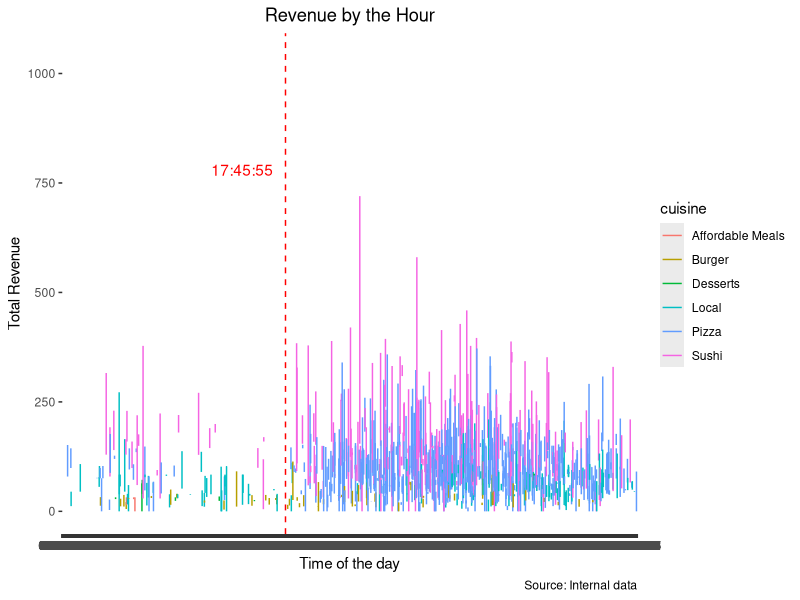
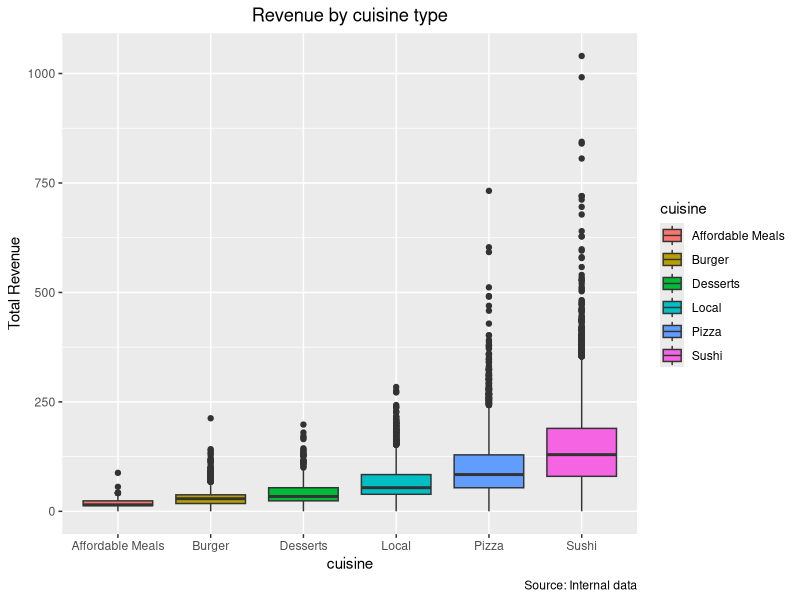

These charts were generated, in order, by the following R code: (Note: this script raises an error after producing the figures.)
#install the packages if necessary
if(!require("tidyverse")) install.packages("tidyverse")
if(!require("sqldf")) install.packages("sqldf")
if(!require("formattable")) install.packages("formattable")
if(!require("readxl")) install.packages("readxl")

#load packages
library(tidyverse)
library(sqldf)
library(formattable)
library(readxl)


#Change the working directory to the folder in which the data is stored
setwd("C:/Users/Dell Latitud E7450/Desktop/UberTest")


#Load the Uber provided data
base_data_set <- data.frame(read.csv("Data Set - Territory Analyst, Uber Eats CenAm.csv"))


#Cleaning Uber Provided data
colnames(base_data_set)[1] <- "date"

base_data_set <- base_data_set %>% 
                separate(. , date, into = c("date", "time"), sep = " ") %>%  
                na.omit(.) %>% 
                mutate_at(vars(basket, total_eater_promos), 
                          ~currency(., format = "f", digits = 2)) %>%
                 na.omit(.)
  

#Exploratory Analysis
avg_basket_by_cuisine <- sqldf("SELECT cuisine, avg(basket) as avg_basket, count(distinct(order_id)) as total_orders, avg(total_eater_promos) as avg_promo FROM base_data_set
                             WHERE basket > 0
                             GROUP BY cuisine
                             ORDER by avg_basket DESC
                            ")


avg_rev_by_cuisine <- sqldf("SELECT cuisine, avg(basket - total_eater_promos) as rev FROM base_data_set
                             WHERE basket > 0
                             GROUP BY cuisine
                             ORDER by rev DESC
                            ")

avg_rev_by_user_top10 <- sqldf("SELECT user_id, avg(basket - total_eater_promos) as rev FROM base_data_set
                             WHERE basket > 0
                             GROUP BY user_id
                             ORDER by rev DESC
                             Limit 10
                            ")


distinct_orders <- sqldf("SELECT count(distinct(order_id)) as orders FROM base_data_set
      group by user_id")

mean(distinct_orders$orders)



#Hipotesis: Is there an specifc time of the day in which there are more orders place?
ggplot(data = base_data_set, aes(x = time, y = basket-total_eater_promos, col = cuisine))+
  geom_line()+ 
  geom_vline(xintercept = "17:45:55", col = "red", linetype = "dashed")+
  annotate(geom="text", x=4000, y=780, label="17:45:55",
             color="red")+
  ylab("Total Revenue")+ xlab("Time of the day")+ labs(caption = "Source: Internal data")+
  labs(title ="Revenue by the Hour") +
  theme(plot.title = element_text(hjust = 0.5))


#Which cuisine drive the most revenue?
ggplot(data = base_data_set, aes(x = cuisine, y = (basket - total_eater_promos), fill = cuisine))+
 geom_boxplot() + ylab("Total Revenue")+ labs(caption = "Source: Internal data")+
  labs(title ="Revenue by cuisine type") +
  theme(plot.title = element_text(hjust = 0.5))


#External data: Supermarkets price monitoring, source: CNP https://www.cnp.go.cr/sim/Precios_Nac_Mensuales.aspx
path <- "PNM_supermercados_2007-2023.xlsx"

supermarket <- path %>%
  excel_sheets() %>%
  set_names() %>%
  map(read_excel,
      path = path)

#Separate each table from the supermarket file into its own table
sub_list <- lapply(supermarket, as.data.frame)

for (i in 1:length(sub_list)){
  sublist_name <- names(sub_list)[i]
  assign(sublist_name, sub_list[[i]])
                                      }


#Cleaning special characters from all tables
colnames(ABARROTES) <- colnames(ABARROTES) %>% gsub(" ", "_", .) %>% gsub("-", "", .) %>% gsub("/", "", .)
colnames(GRANOS)<- colnames(GRANOS) %>% gsub(" ", "_", .) %>% gsub("-", "", .) %>% gsub("/", "", .)
colnames(CARNICOS)<- colnames(CARNICOS) %>% gsub(" ", "_", .) %>% gsub("-", "", .) %>% gsub("/", "", .)
colnames(HORTALIZAS)<- colnames(HORTALIZAS) %>% gsub(" ", "_", .) %>% gsub("-", "", .) %>% gsub("/", "", .)
colnames(FRUTAS)<- colnames(FRUTAS) %>% gsub(" ", "_", .) %>% gsub("-", "", .) %>% gsub("/", "", .)


#Grouping all prices into a single table
clean_supermarket_prices <- sqldf("SELECT * FROM ABARROTES
        JOIN GRANOS
        USING(FechaProducto)
        JOIN CARNICOS
        USING(FechaProducto)
        JOIN HORTALIZAS
        USING(FechaProducto)
        JOIN FRUTAS
        USING(FechaProducto) 
        ")

rm(ABARROTES)
rm(GRANOS)
rm(FRUTAS)
rm(CARNICOS)
rm(HORTALIZAS)
rm(sub_list)
rm(sublist_name)

supermarket_price_variability <- list(sort(sapply(subset(clean_supermarket_prices,
                                                         select = -FechaProducto), 
                                                  mad, na.rm = TRUE), decreasing =T))



#exporting the supermarket price analysis

write.csv(clean_supermarket_prices, file = "data1.csv", row.names = FALSE)
write.csv(supermarket_price_variability, file = "data2.csv", row.names = FALSE)




#Ingesting the new data
#Load the Uber provided data
new_data_set <- data.frame(read_excel("Take Home Exercise - NV Territory Analyst, Uber Eats CenAm - Data Set.xlsx"))


new_data_set <- new_data_set %>% 
  separate(. , date, into = c("date", "time"), sep = " ") %>%  
  na.omit(.) %>% 
  mutate_at(vars(basket, total_eater_promos), 
            ~currency(., format = "f", digits = 2)) %>%
  na.omit(.)



#Exploratory Analysis
avg_basket_by_category <- sqldf("SELECT category, avg(basket) as avg_basket, count(distinct(order_id)) as total_orders, avg(total_eater_promos) as avg_promo FROM new_data_set
                             WHERE basket > 0
                             GROUP BY category
                             ORDER by avg_basket DESC
                            ")

sum(avg_basket_by_category$total_orders)


avg_rev_by_category <- sqldf("SELECT category, ABS(avg(total_eater_promos/basket)) as discounted_per FROM new_data_set
                             WHERE basket > 0
                             GROUP BY category
                             ORDER by discounted_per DESC
                            ") 

a <- sqldf("SELECT date, order_id, category, sum(basket) as revenue, sum(total_eater_promos) , ABS(total_eater_promos/basket) as discounted_per FROM new_data_set
                             WHERE basket > 0 AND discounted_per <= 0.4999999
                             GROUP BY order_id
                             ORDER BY revenue DESC
                            ") %>% mutate(as.double(discounted_per)) %>% mutate(discounted_per = NULL) 


ggplot(data = a, aes(x = reorder(category, revenue), y = revenue, fill = category))+
   geom_boxplot() + ylab("Total Revenue") + xlab("Category") + labs(caption = "Source: Internal data")+
   labs(title ="Revenue by Category") +
   theme(plot.title = element_text(hjust = 0.5),legend.position = "none")
  
 

#Exporting new data seet
write.csv(a, file = "data3.csv", row.names = FALSE)
